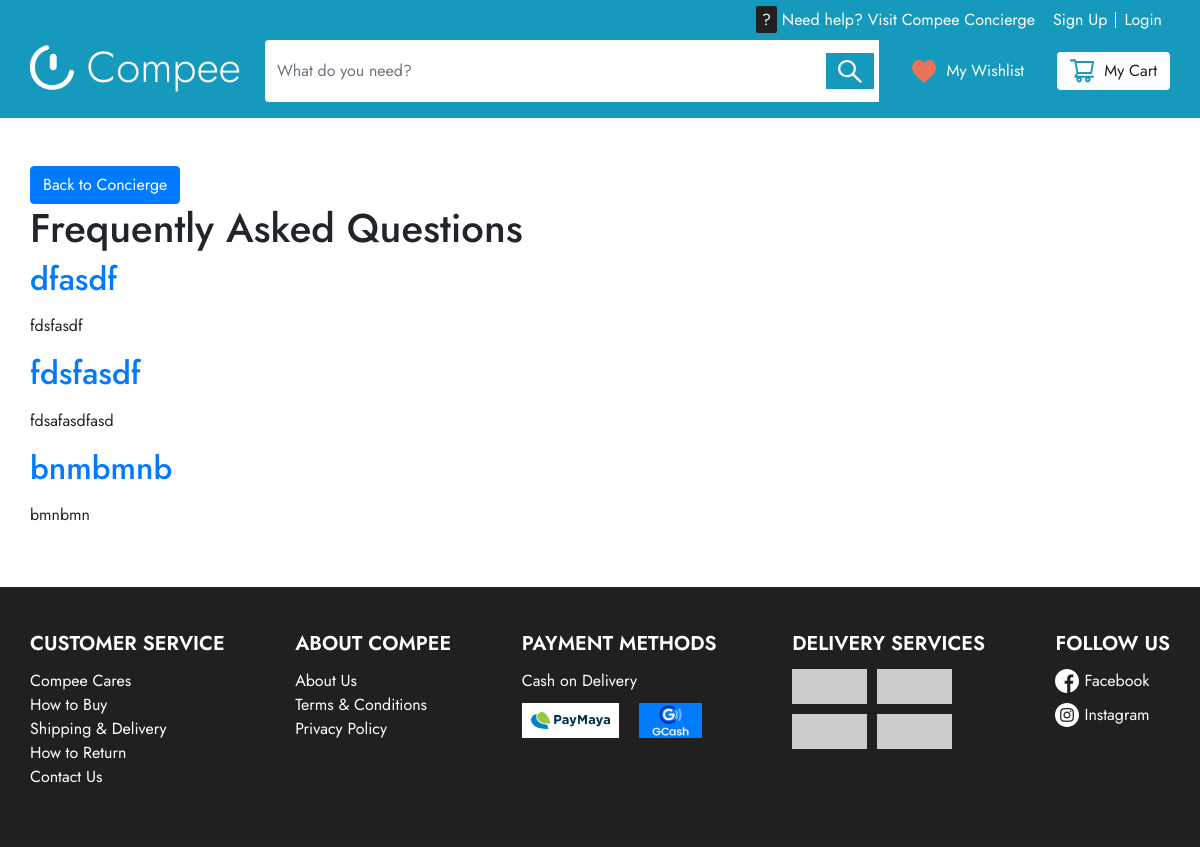
/faqs/, run on an earlier commit of the app's database.
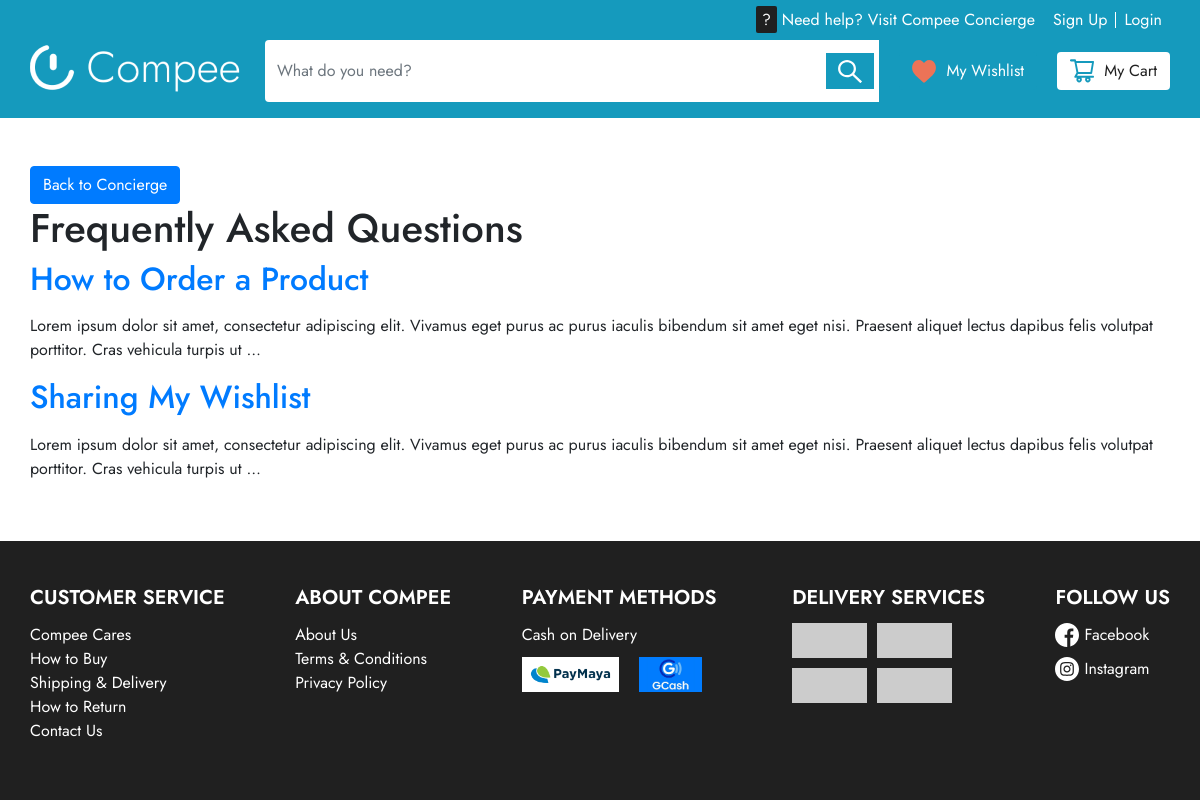
And on a later commit of the database.
### admins/models.py (models this page shows, shortened)
class Faq(models.Model):
    id = models.AutoField(primary_key=True)
    title = models.CharField(max_length=100, blank=True, null=True)
    content = models.TextField(blank=True, null=True)
    slug = models.SlugField(unique=True, max_length=100)

### main/views.py (the view)
# urls.py: path('faqs/', v.FaqListView.as_view(
class FaqListView(ListView):
    model = Faq
    context_object_name = 'faqs'
    paginate_by = 6
    def get_context_data(self, **kwargs):
        context = super(FaqListView, self).get_context_data(**kwargs)
        context['title'] = "Frequently Asked Questions"
        return context

### templates/main/pages/concierge/faqs.html
{% extends "base.html" %}
{% block content %}
    <a href="{% url 'compee-concierge' %}" class='btn btn-primary'>Back to Concierge</a>
    <h1>Frequently Asked Questions</h1>
    {% if faqs %}
        {% for post in faqs %}
            <h2><a href="{% url 'product-guide' post.slug %}">{{ post.title }}</a></h2>
            <p>{{ post.content|safe|truncatewords:"30"|linebreaks }}</p>
        {% endfor %}
    {% else %}
        <p>There are no posts to display!</p>
    {% endif %}
{% endblock content %}

What changed in the data, as far as the page shows it:
removed Faq: title "dfasdf", content "fdsfasdf"
removed Faq: title "fdsfasdf", content "fdsafasdfasd"
removed Faq: title "bnmbmnb", content "bmnbmn"
added Faq: title "How to Order a Product", content "Lorem ipsum dolor sit amet, consectetur adipiscing elit. Vivamus eget purus ac purus iaculis bibendum sit amet eget nisi. Praesent aliquet lectus dapibus felis volutpat porttitor. Cras vehicula turpis ut …"
added Faq: title "Sharing My Wishlist", content "Lorem ipsum dolor sit amet, consectetur adipiscing elit. Vivamus eget purus ac purus iaculis bibendum sit amet eget nisi. Praesent aliquet lectus dapibus felis volutpat porttitor. Cras vehicula turpis ut …"
